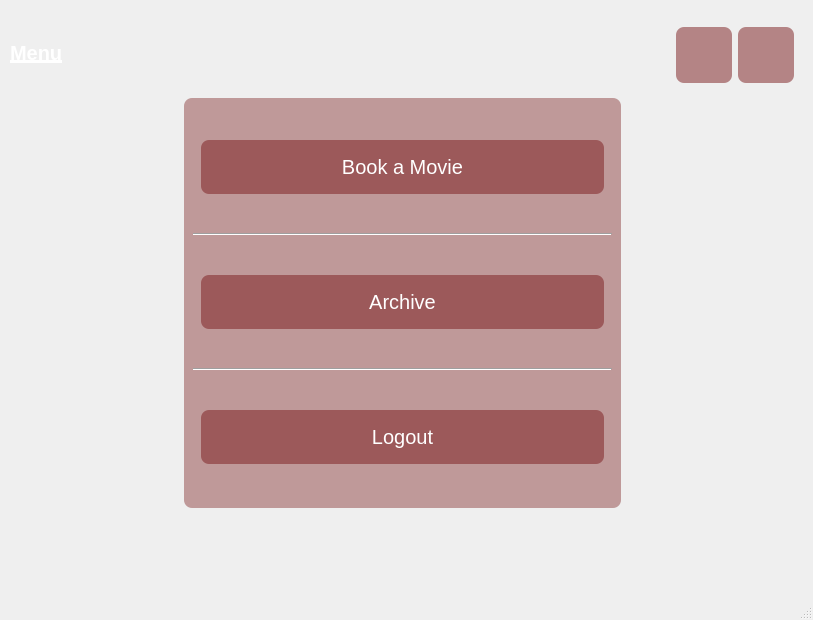
<?xml version="1.0" encoding="UTF-8"?>
<ui version="4.0">
 <class>Menu</class>
 <widget class="QMainWindow" name="Menu">
  <property name="geometry">
   <rect>
    <x>0</x>
    <y>0</y>
    <width>813</width>
    <height>620</height>
   </rect>
  </property>
  <property name="sizePolicy">
   <sizepolicy hsizetype="Fixed" vsizetype="Fixed">
    <horstretch>0</horstretch>
    <verstretch>0</verstretch>
   </sizepolicy>
  </property>
  <property name="minimumSize">
   <size>
    <width>813</width>
    <height>620</height>
   </size>
  </property>
  <property name="maximumSize">
   <size>
    <width>813</width>
    <height>644</height>
   </size>
  </property>
  <property name="windowTitle">
   <string>MainWindow</string>
  </property>
  <property name="styleSheet">
   <string notr="true">#centralwidget
{
	border-image: url(:/photos/images/vivek-doshi-CENG0_brmBw-unsplash.jpg);
}
#l1
{
color : white
}
#vg1
{
	background-color: rgba(121, 25, 26,0.4);
}
QPushButton
{
color : white;
	background-color: rgba(121, 25, 26,0.5);
}
QPushButton:hover
{
    background-color:rgba(255, 255, 255,0.5);
    color : rgb(121, 25, 26);
}
QPushButton,#vg1
{
border-width : 0px;
border-radius : 8px;
}</string>
  </property>
  <widget class="QWidget" name="centralwidget">
   <property name="sizePolicy">
    <sizepolicy hsizetype="Fixed" vsizetype="Fixed">
     <horstretch>0</horstretch>
     <verstretch>0</verstretch>
    </sizepolicy>
   </property>
   <property name="minimumSize">
    <size>
     <width>822</width>
     <height>600</height>
    </size>
   </property>
   <property name="maximumSize">
    <size>
     <width>822</width>
     <height>600</height>
    </size>
   </property>
   <layout class="QVBoxLayout" name="verticalLayout">
    <item>
     <widget class="QWidget" name="gw1" native="true">
      <layout class="QGridLayout" name="gridLayout">
       <property name="leftMargin">
        <number>1</number>
       </property>
       <item row="0" column="1">
        <spacer name="horizontalSpacer">
         <property name="orientation">
          <enum>Qt::Horizontal</enum>
         </property>
         <property name="sizeHint" stdset="0">
          <size>
           <width>40</width>
           <height>20</height>
          </size>
         </property>
        </spacer>
       </item>
       <item row="0" column="3">
        <widget class="QWidget" name="hw1" native="true">
         <property name="sizePolicy">
          <sizepolicy hsizetype="Fixed" vsizetype="Fixed">
           <horstretch>0</horstretch>
           <verstretch>0</verstretch>
          </sizepolicy>
         </property>
         <property name="minimumSize">
          <size>
           <width>137</width>
           <height>70</height>
          </size>
         </property>
         <property name="maximumSize">
          <size>
           <width>137</width>
           <height>70</height>
          </size>
         </property>
         <layout class="QHBoxLayout" name="horizontalLayout">
          <item>
           <widget class="QPushButton" name="minimize_btn">
            <property name="sizePolicy">
             <sizepolicy hsizetype="Fixed" vsizetype="Fixed">
              <horstretch>0</horstretch>
              <verstretch>0</verstretch>
             </sizepolicy>
            </property>
            <property name="minimumSize">
             <size>
              <width>56</width>
              <height>56</height>
             </size>
            </property>
            <property name="maximumSize">
             <size>
              <width>56</width>
              <height>56</height>
             </size>
            </property>
            <property name="text">
             <string/>
            </property>
            <property name="icon">
             <iconset resource="photos.qrc">
              <normaloff>:/icons/p1/minimize.png</normaloff>:/icons/p1/minimize.png</iconset>
            </property>
            <property name="iconSize">
             <size>
              <width>50</width>
              <height>50</height>
             </size>
            </property>
           </widget>
          </item>
          <item>
           <widget class="QPushButton" name="close_btn">
            <property name="sizePolicy">
             <sizepolicy hsizetype="Fixed" vsizetype="Fixed">
              <horstretch>0</horstretch>
              <verstretch>0</verstretch>
             </sizepolicy>
            </property>
            <property name="minimumSize">
             <size>
              <width>56</width>
              <height>56</height>
             </size>
            </property>
            <property name="maximumSize">
             <size>
              <width>56</width>
              <height>56</height>
             </size>
            </property>
            <property name="text">
             <string/>
            </property>
            <property name="icon">
             <iconset resource="photos.qrc">
              <normaloff>:/icons/p1/cross.png</normaloff>:/icons/p1/cross.png</iconset>
            </property>
            <property name="iconSize">
             <size>
              <width>50</width>
              <height>50</height>
             </size>
            </property>
           </widget>
          </item>
         </layout>
        </widget>
       </item>
       <item row="2" column="0">
        <spacer name="horizontalSpacer_2">
         <property name="orientation">
          <enum>Qt::Horizontal</enum>
         </property>
         <property name="sizeType">
          <enum>QSizePolicy::Fixed</enum>
         </property>
         <property name="sizeHint" stdset="0">
          <size>
           <width>167</width>
           <height>20</height>
          </size>
         </property>
        </spacer>
       </item>
       <item row="2" column="2">
        <spacer name="horizontalSpacer_3">
         <property name="orientation">
          <enum>Qt::Horizontal</enum>
         </property>
         <property name="sizeHint" stdset="0">
          <size>
           <width>40</width>
           <height>20</height>
          </size>
         </property>
        </spacer>
       </item>
       <item row="2" column="3">
        <spacer name="verticalSpacer">
         <property name="orientation">
          <enum>Qt::Vertical</enum>
         </property>
         <property name="sizeHint" stdset="0">
          <size>
           <width>20</width>
           <height>40</height>
          </size>
         </property>
        </spacer>
       </item>
       <item row="0" column="0">
        <widget class="QLabel" name="l1">
         <property name="sizePolicy">
          <sizepolicy hsizetype="Fixed" vsizetype="Fixed">
           <horstretch>0</horstretch>
           <verstretch>0</verstretch>
          </sizepolicy>
         </property>
         <property name="minimumSize">
          <size>
           <width>168</width>
           <height>54</height>
          </size>
         </property>
         <property name="maximumSize">
          <size>
           <width>168</width>
           <height>54</height>
          </size>
         </property>
         <property name="font">
          <font>
           <pointsize>15</pointsize>
           <weight>75</weight>
           <bold>true</bold>
           <underline>true</underline>
          </font>
         </property>
         <property name="text">
          <string>Menu</string>
         </property>
        </widget>
       </item>
       <item row="1" column="1">
        <spacer name="verticalSpacer_2">
         <property name="orientation">
          <enum>Qt::Vertical</enum>
         </property>
         <property name="sizeHint" stdset="0">
          <size>
           <width>20</width>
           <height>40</height>
          </size>
         </property>
        </spacer>
       </item>
       <item row="2" column="1">
        <widget class="QWidget" name="vg1" native="true">
         <property name="sizePolicy">
          <sizepolicy hsizetype="Fixed" vsizetype="Fixed">
           <horstretch>0</horstretch>
           <verstretch>0</verstretch>
          </sizepolicy>
         </property>
         <property name="minimumSize">
          <size>
           <width>437</width>
           <height>410</height>
          </size>
         </property>
         <layout class="QVBoxLayout" name="verticalLayout_2">
          <item alignment="Qt::AlignHCenter">
           <widget class="QPushButton" name="book_btn">
            <property name="sizePolicy">
             <sizepolicy hsizetype="Fixed" vsizetype="Fixed">
              <horstretch>0</horstretch>
              <verstretch>0</verstretch>
             </sizepolicy>
            </property>
            <property name="minimumSize">
             <size>
              <width>403</width>
              <height>54</height>
             </size>
            </property>
            <property name="maximumSize">
             <size>
              <width>403</width>
              <height>54</height>
             </size>
            </property>
            <property name="font">
             <font>
              <pointsize>15</pointsize>
             </font>
            </property>
            <property name="text">
             <string>Book a Movie</string>
            </property>
           </widget>
          </item>
          <item>
           <widget class="Line" name="line">
            <property name="orientation">
             <enum>Qt::Horizontal</enum>
            </property>
           </widget>
          </item>
          <item alignment="Qt::AlignHCenter">
           <widget class="QPushButton" name="archive_btn">
            <property name="sizePolicy">
             <sizepolicy hsizetype="Fixed" vsizetype="Fixed">
              <horstretch>0</horstretch>
              <verstretch>0</verstretch>
             </sizepolicy>
            </property>
            <property name="minimumSize">
             <size>
              <width>403</width>
              <height>54</height>
             </size>
            </property>
            <property name="maximumSize">
             <size>
              <width>403</width>
              <height>54</height>
             </size>
            </property>
            <property name="font">
             <font>
              <pointsize>15</pointsize>
             </font>
            </property>
            <property name="text">
             <string>Archive</string>
            </property>
           </widget>
          </item>
          <item>
           <widget class="Line" name="line_2">
            <property name="orientation">
             <enum>Qt::Horizontal</enum>
            </property>
           </widget>
          </item>
          <item alignment="Qt::AlignHCenter">
           <widget class="QPushButton" name="exit_btn">
            <property name="sizePolicy">
             <sizepolicy hsizetype="Fixed" vsizetype="Fixed">
              <horstretch>0</horstretch>
              <verstretch>0</verstretch>
             </sizepolicy>
            </property>
            <property name="minimumSize">
             <size>
              <width>403</width>
              <height>54</height>
             </size>
            </property>
            <property name="maximumSize">
             <size>
              <width>403</width>
              <height>54</height>
             </size>
            </property>
            <property name="font">
             <font>
              <pointsize>15</pointsize>
             </font>
            </property>
            <property name="text">
             <string>Logout</string>
            </property>
           </widget>
          </item>
         </layout>
        </widget>
       </item>
      </layout>
     </widget>
    </item>
    <item>
     <spacer name="verticalSpacer_3">
      <property name="orientation">
       <enum>Qt::Vertical</enum>
      </property>
      <property name="sizeType">
       <enum>QSizePolicy::Fixed</enum>
      </property>
      <property name="sizeHint" stdset="0">
       <size>
        <width>20</width>
        <height>74</height>
       </size>
      </property>
     </spacer>
    </item>
   </layout>
  </widget>
  <widget class="QMenuBar" name="menubar">
   <property name="geometry">
    <rect>
     <x>0</x>
     <y>0</y>
     <width>813</width>
     <height>22</height>
    </rect>
   </property>
  </widget>
  <widget class="QStatusBar" name="statusbar"/>
 </widget>
 <resources>
  <include location="photos.qrc"/>
 </resources>
 <connections>
  <connection>
   <sender>close_btn</sender>
   <signal>clicked()</signal>
   <receiver>Menu</receiver>
   <slot>close()</slot>
   <hints>
    <hint type="sourcelabel">
     <x>771</x>
     <y>51</y>
    </hint>
    <hint type="destinationlabel">
     <x>810</x>
     <y>29</y>
    </hint>
   </hints>
  </connection>
  <connection>
   <sender>minimize_btn</sender>
   <signal>clicked()</signal>
   <receiver>Menu</receiver>
   <slot>showMinimized()</slot>
   <hints>
    <hint type="sourcelabel">
     <x>710</x>
     <y>69</y>
    </hint>
    <hint type="destinationlabel">
     <x>814</x>
     <y>80</y>
    </hint>
   </hints>
  </connection>
 </connections>
</ui>
